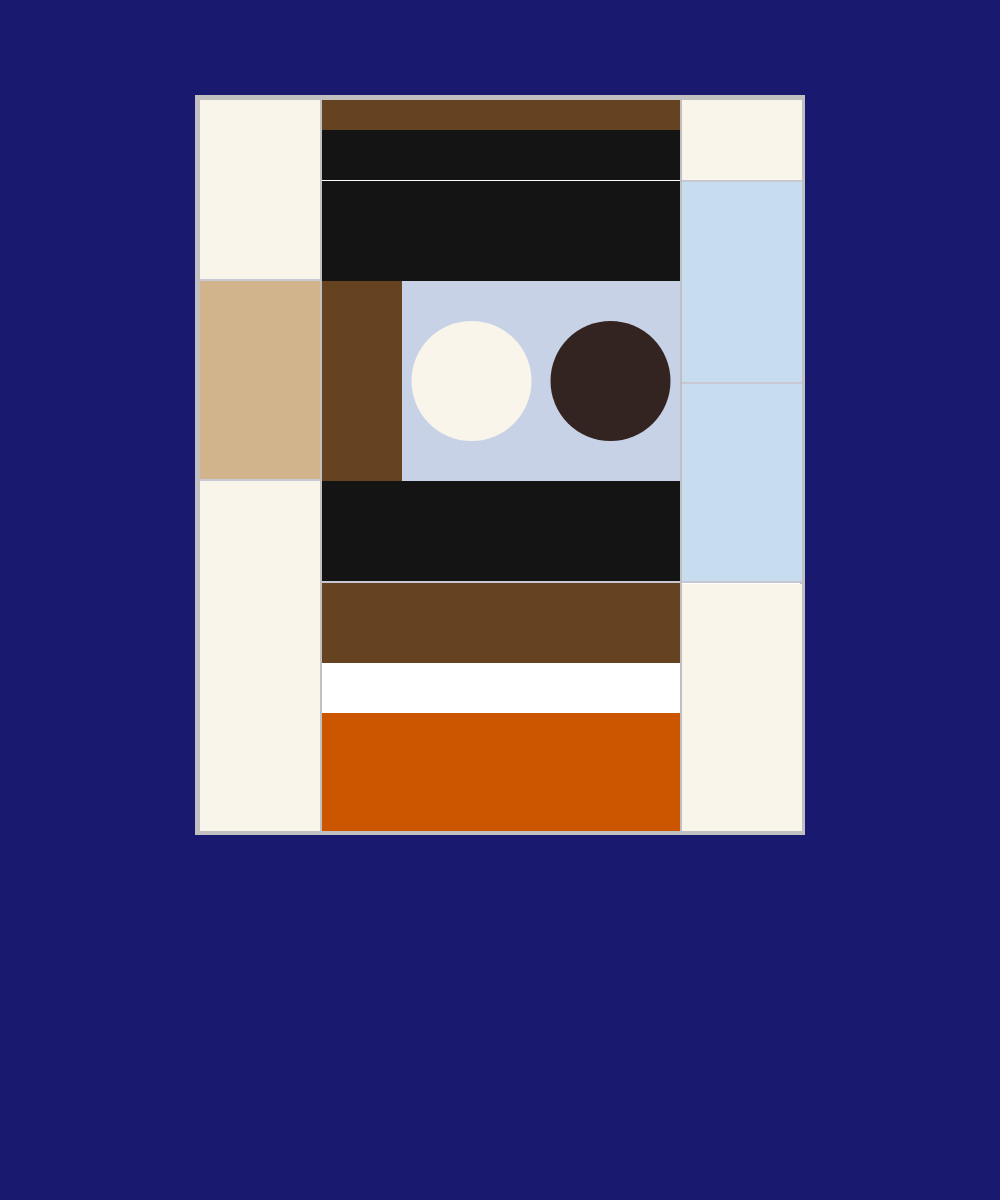
Frame 1 (no input)
Frame 2 (the mouse pressed at the canvas centre, redrawn once): identical to frame 1, image omitted

The p5.js sketch that drew this single still picture (run headless with seeded random() and noise() and a simulated clock; the mouse was pressed at the canvas centre and the sketch redrawn once):

// p5.js sketch
// ── sketch.js
// Art Algorithmique - Reproduction of geometric artwork

function setup() {
    // CANVAS DIMENSIONS 
    // Width: horizontal size of the canvas in pixels (1000)
    // Height: vertical size of the canvas in pixels (1200)
    createCanvas(1000, 1200);
    noLoop(); // Without animation, static drawing
}

function draw() {
    // BACKGROUND COLOR 
    // Format: background(red, green, blue)
    background(25, 25, 112); // Royal blue color
    
    // OTHER COLOR DEFINITIONS  
    const cream = color(250, 245, 235); // Cream color for panels
    const beige = color(210, 180, 140); // Beige color for middle left panel
    const darkBrown = color(101, 67, 33); // Dark brown for horizontal bands
    const black = color(20, 20, 20); // Black for horizontal bands
    const lightGray = color(200, 200, 210); // Light gray for space between panels
    const BlueGray = color(200, 210, 230); // Blue gray for center panel with circles
    const paleBlue = color(200, 220, 240); // Pale blue for right middle panel
    const white = color(255, 255, 255); // White for one horizontal band
    const terracotta = color(204, 85, 0); // Red/orange for bottom band
    const bronze = color(51, 36, 33); // Bronze color for right circle
    const silver = color(192, 192, 192); // Silver for border and dividers
    
    // MAIN PANEL POSITION AND SIZE - dimensions of the entire artwork
    const panelWidth = 600; // Width of the main panel 
    const panelHeight = 730; // Height of the main panel 
    const panelX = 200; // X position of the main panel from left edge
    const panelY = 100; // Y position of the main panel from top edge
    
    
    // Draw the silver frame
    fill(silver);
    noStroke();
    rect(panelX - 5, panelY - 5, panelWidth + 10, panelHeight + 10);
    
    // Draw a white background 
    fill(255);
    rect(panelX, panelY, panelWidth, panelHeight);
    
    // VERTICAL SECTION WIDTHS 
    const leftStripWidth = 120; // Left vertical section width
    const rightStripWidth = 120; // Right vertical section width
    const centerWidth = panelWidth - leftStripWidth - rightStripWidth; // Center section width 
    
    // Left vertical line
    fill(silver);
    rect(panelX + leftStripWidth, panelY, 2, panelHeight);
    
    // Right vertical line
    fill(silver);
    rect(panelX + leftStripWidth + centerWidth, panelY, 2, panelHeight);



    
    // LEFT SECTION PANELS 
    const leftX = panelX; // X position of left section (same as main panel)
    
    // Top: cream rectangle
    fill(cream);
    rect(leftX, panelY, leftStripWidth, 179); // Height: 179 pixels

    // Space: light gray rectangle
    fill(lightGray);
    rect(leftX, panelY + 179, leftStripWidth, 2); // Height: 2 pixels, starts at Y + 179
    
    // Middle: medium beige rectangle
    fill(beige);
    rect(leftX, panelY + 181, leftStripWidth, 200); // Height: 200 pixels, starts at Y + 181

    // Space: light gray rectangle
    fill(lightGray);
    rect(leftX, panelY + 379, leftStripWidth, 2); // Height: 2 pixels, starts at Y + 381
    
    // Bottom: cream rectangle
    fill(cream);    
    rect(leftX, panelY + 381, leftStripWidth, 350); // Height: 350 pixels, starts at Y + 381



    
    // RIGHT SECTION PANELS 
    const rightX = panelX + leftStripWidth + centerWidth + 2; // X position of right section 
    
    // Top: cream rectangle
    fill(cream);
    rect(rightX, panelY, rightStripWidth, 80); // Height: 80 pixels

    // Space: light gray rectangle
    fill(lightGray);
    rect(rightX, panelY + 80, rightStripWidth, 2); // Height: 2 pixels, starts at Y + 80
    
    // Middle upper: light blue rectangle
    fill(paleBlue);
    rect(rightX, panelY + 82, rightStripWidth, 200); // Height: 220 pixels, starts at Y + 82
    
    // Space: light gray rectangle
    fill(lightGray);
    rect(rightX, panelY + 282, rightStripWidth, 2); // Height: 2 pixels, starts at Y + 282

    // Middle lower: light blue rectangle
    fill(paleBlue);
    rect(rightX, panelY + 284, rightStripWidth, 197); // Height: 197 pixels, starts at Y + 284

    // Space: light gray rectangle
    fill(lightGray);
    rect(rightX, panelY + 481, rightStripWidth, 2); // Height: 2 pixels, starts at Y + 482

    // Bottom: cream rectangle
    fill(cream);
    rect(rightX, panelY + 484, rightStripWidth, 247); // Height: 247 pixels, starts at Y + 484

    


    // CENTER SECTION PANELS 
    const centerX = panelX + leftStripWidth + 2; // X position of center section
    
    // Top: dark brown rectangle
    fill(darkBrown);
    rect(centerX, panelY, centerWidth - 2, 30); // Height: 30 pixels
    
    // Second upper: black rectangle
    fill(black);
    rect(centerX, panelY + 30, centerWidth - 2, 50); // Height: 50 pixels, starts at Y + 30

    // Second lower: black rectangle
    fill(black);
    rect(centerX, panelY + 81, centerWidth - 2, 100); // Height: 100 pixels, starts at Y + 81
    
    // Third band with circles
    const thirdBandY = panelY + 181; // Y position where third band starts
    const thirdBandHeight = 200; // Height of the third band 
    
    // Dark brown panel on left
    fill(darkBrown);
    rect(centerX, thirdBandY, 80, thirdBandHeight); // Width: 80 pixels (dark brown panel on left)
    
    // Light gray panel with circles
    const grayPanelX = centerX + 80;  // X position of gray panel (after dark brown panel)
    const grayPanelWidth = centerWidth - 80 - 2;  // Width of gray panel 
    fill(BlueGray);
    rect(grayPanelX, thirdBandY, grayPanelWidth, thirdBandHeight);
    
    // Cream left circle
    fill(cream);
    noStroke();
    const leftCircleX = grayPanelX + grayPanelWidth * 0.25; // X position: 25% further from left of gray panel
    const leftCircleY = thirdBandY + thirdBandHeight / 2; // Y position: center of third band
    const leftCircleSize = 120; // Diameter
    ellipse(leftCircleX, leftCircleY, leftCircleSize, leftCircleSize);
    
    // Bronze right circle
    fill(bronze);
    noStroke();
    const rightCircleX = grayPanelX + grayPanelWidth * 0.75; // X position: 75% further from left of gray panel
    const rightCircleY = thirdBandY + thirdBandHeight / 2; // Y position: center of third band
    const rightCircleSize = 120; // Diameter
    ellipse(rightCircleX, rightCircleY, rightCircleSize, rightCircleSize);
    
    
    // Fourth band: black rectangle
    const fourthBandY = thirdBandY + thirdBandHeight; // Y position where fourth band starts
    fill(black);
    rect(centerX, fourthBandY, centerWidth - 2, 100); // Height: 100 pixels, starts at fourthBandY

    // Space: light gray rectangle
    fill(lightGray);
    rect(centerX, fourthBandY + 100, centerWidth - 2, 2); // Height: 2 pixels, starts at fourthBandY + 100
    
    // Fifth band: dark brown rectangle
    fill(darkBrown);
    rect(centerX, fourthBandY + 102, centerWidth - 2, 80); // Height: 80 pixels, starts at fourthBandY + 102
    
    // Sixth band: white rectangle
    fill(white);
    rect(centerX, fourthBandY + 182, centerWidth - 2, 50); // Height: 50 pixels, starts at fourthBandY + 182
    
    // Bottom band: terracotta rectangle
    fill(terracotta);
    rect(centerX, fourthBandY + 232, centerWidth - 2, 118); // Height: 120 pixels, starts at fourthBandY + 232
}
